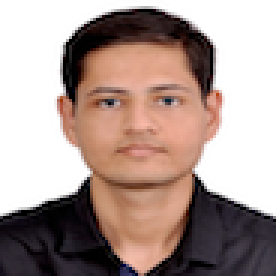
%> input picture Principal-Component-Analysis-master/src/face11.pgm, 92 x 92 px (shown 3 times larger)
$ octave MyPhoto.m   (GNU Octave 9; MATLAB toolbox functions it lacks are replaced by stand-ins)
%> lines starting %> are read from the running program, lines starting %| are printed output that depends on the picture
% clc; clear all; close all;
%
%load('/Users/NiravMBA/Downloads/EigenVectors.mat')


%% Q2 c.

% For each image, project image onto the eigen space and find the top K (K<8464)
% directions such that the relative error(frobenius norm) is < 1 for reconstruction of image using these eigenvectors.
% figure;

% inverseCTC = inv(COEFF'*COEFF);

 I = double(rgb2gray(imread('face11.pgm')));
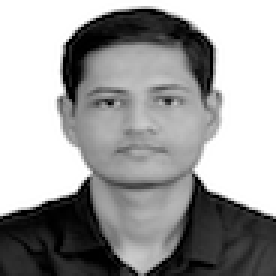
%> I: size 92x92 double (shown 3 times larger); min 0, max 255, mean 157.6
 I = reshape(I,92*92,1);

 imhist(uint8(I));
xlabel('Pixel Intensity'); ylabel('Number of Pixels');
title(['Intensity Histogram Img ',num2str(11)]);
set(gca,'FontSize',14,'FontWeight','bold')
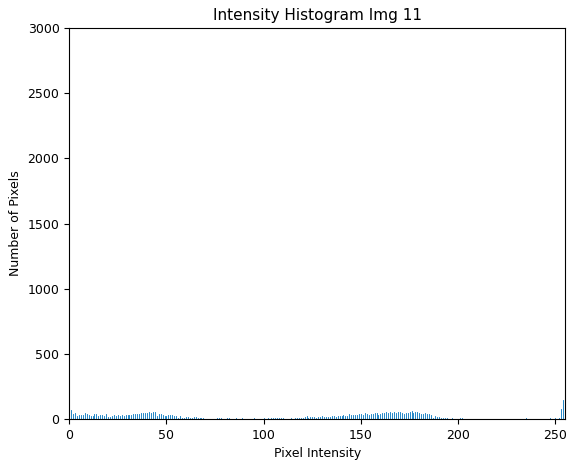
%> figure redrawn from the program's plot data; highest point at x = 255, y = 2900
print('-djpeg',['My_Intensity_Histogram_Img_',num2str(11),'.jpg'], '-r300');
close all;

%> (the run ends here)

$ run again, with Principal-Component-Analysis-master/src/face1.pgm copied over Principal-Component-Analysis-master/src/face11.pgm
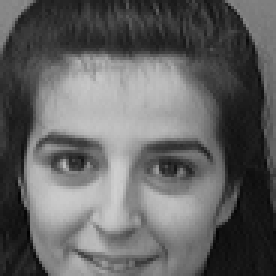
%> input picture Principal-Component-Analysis-master/src/face1.pgm, 92 x 92 px (shown 3 times larger)
%> `set(gca,'FontSize',14,'FontWeight','bold')`:
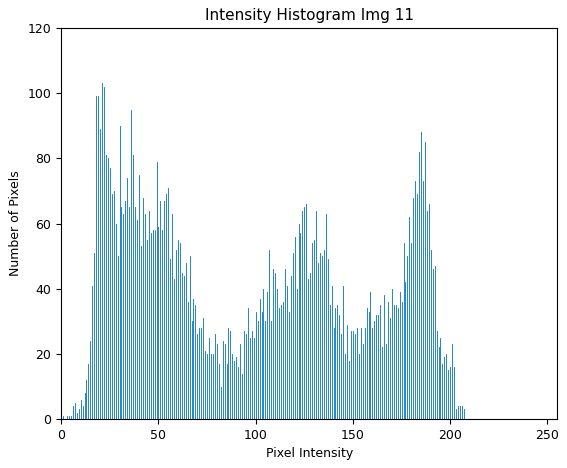
%> figure redrawn from the program's plot data; highest point at x = 21, y = 103

$ run again, with Principal-Component-Analysis-master/src/face10.pgm copied over Principal-Component-Analysis-master/src/face11.pgm
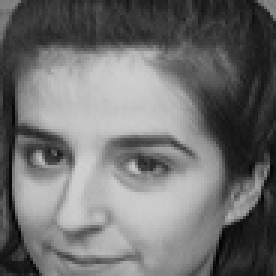
%> input picture Principal-Component-Analysis-master/src/face10.pgm, 92 x 92 px (shown 3 times larger)
%> `set(gca,'FontSize',14,'FontWeight','bold')`:
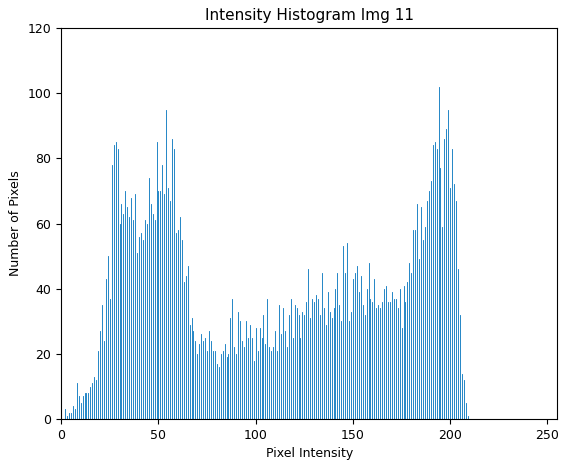
%> figure redrawn from the program's plot data; highest point at x = 194, y = 102

$ run again, with Principal-Component-Analysis-master/src/face2.pgm copied over Principal-Component-Analysis-master/src/face11.pgm
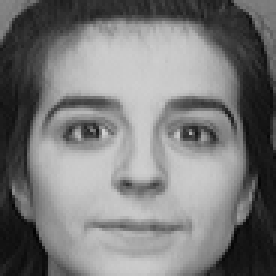
%> input picture Principal-Component-Analysis-master/src/face2.pgm, 92 x 92 px (shown 3 times larger)
%> `set(gca,'FontSize',14,'FontWeight','bold')`:
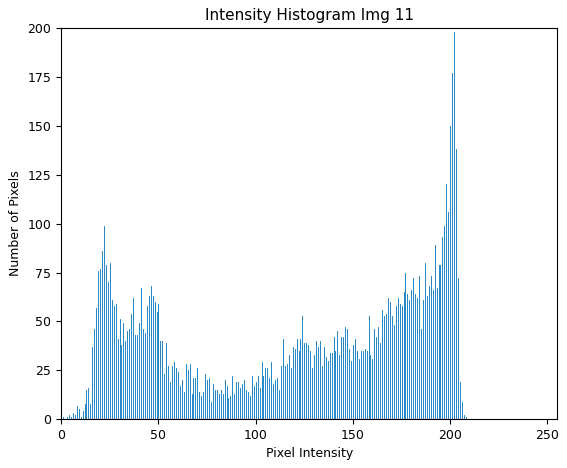
%> figure redrawn from the program's plot data; highest point at x = 202, y = 198
